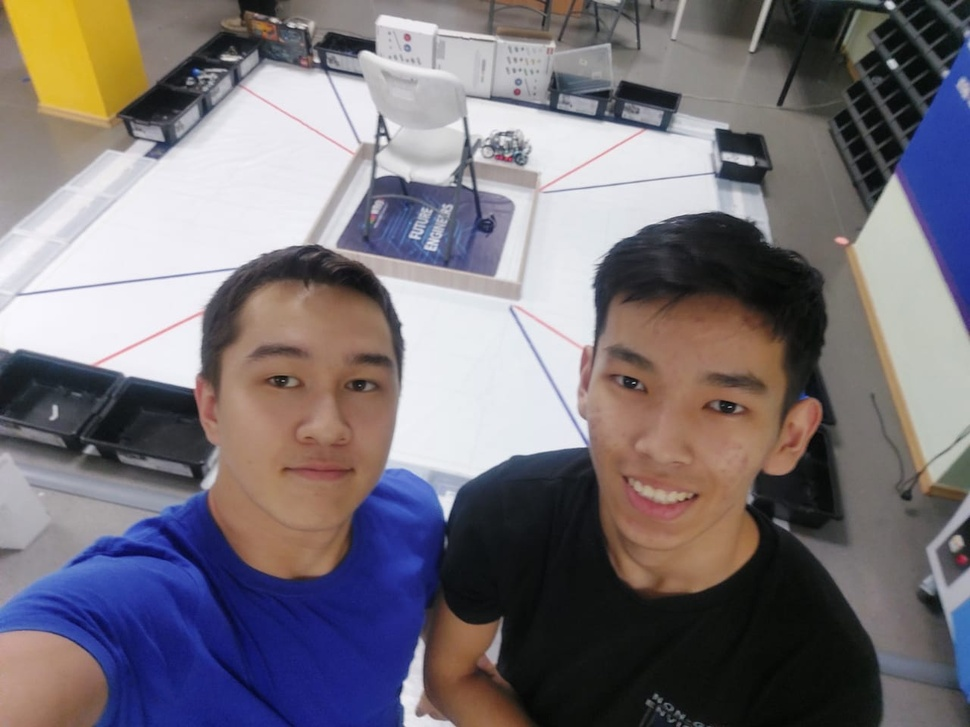
#> input picture WhatsApp Image 2023-08-20 at 21.27.57.jpeg, 970 x 727 px, shrunk from 1280 x 960 before the run, given in place of the camera
$ python main.py
#> lines starting #> are read from the running program, lines starting #| are printed output that depends on the picture; after the words box and inside, x2 and y2 are one past the last pixel; in counts of white or black regions, pixels touching at a corner belong together
import numpy as np
import cv2

# Capturing video through webcam
webcam = cv2.VideoCapture(0)

# Start a while loop
while True:
    # Reading the video from the webcam in image frames
    ret, imageFrame = webcam.read()
#> imageFrame is the input picture: shape (727, 970, 3); mean B, G, R 120.5, 114.1, 120.1

    if not ret:
        print("Error: Could not read frame.")
        break

    # Convert the imageFrame to HSV color space
    hsvFrame = cv2.cvtColor(imageFrame, cv2.COLOR_BGR2HSV)
#> hsvFrame: shape (727, 970, 3); mean H, S, V 77.4, 61.5, 135.3

    # Define color ranges for red and green
    red_lower = np.array([136, 87, 111], np.uint8)
    red_upper = np.array([180, 255, 255], np.uint8)
    green_lower = np.array([25, 52, 72], np.uint8)
    green_upper = np.array([102, 255, 255], np.uint8)

    # Create masks for red and green regions
    red_mask = cv2.inRange(hsvFrame, red_lower, red_upper)
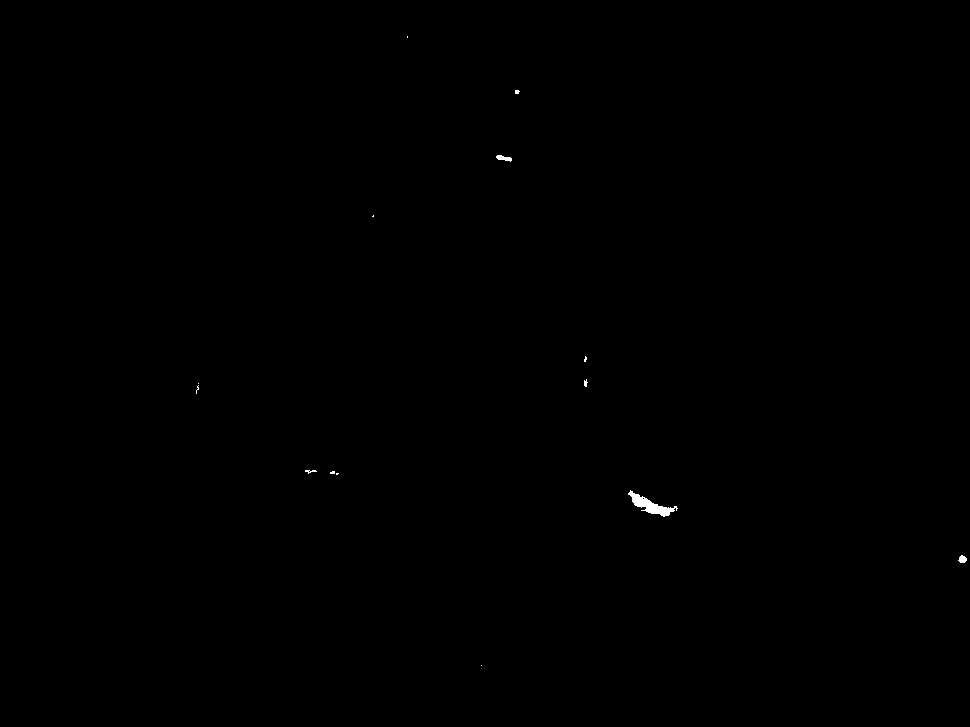
#> red_mask: shape (727, 970); 0.1% white; 14 white regions (9 under 20 px), largest, box (x1, y1, x2, y2) and area: (628, 490, 678, 517) 453, (496, 155, 512, 162) 65, (958, 555, 967, 563) 51, (305, 470, 317, 474) 24, (584, 379, 588, 387) 21
    green_mask = cv2.inRange(hsvFrame, green_lower, green_upper)
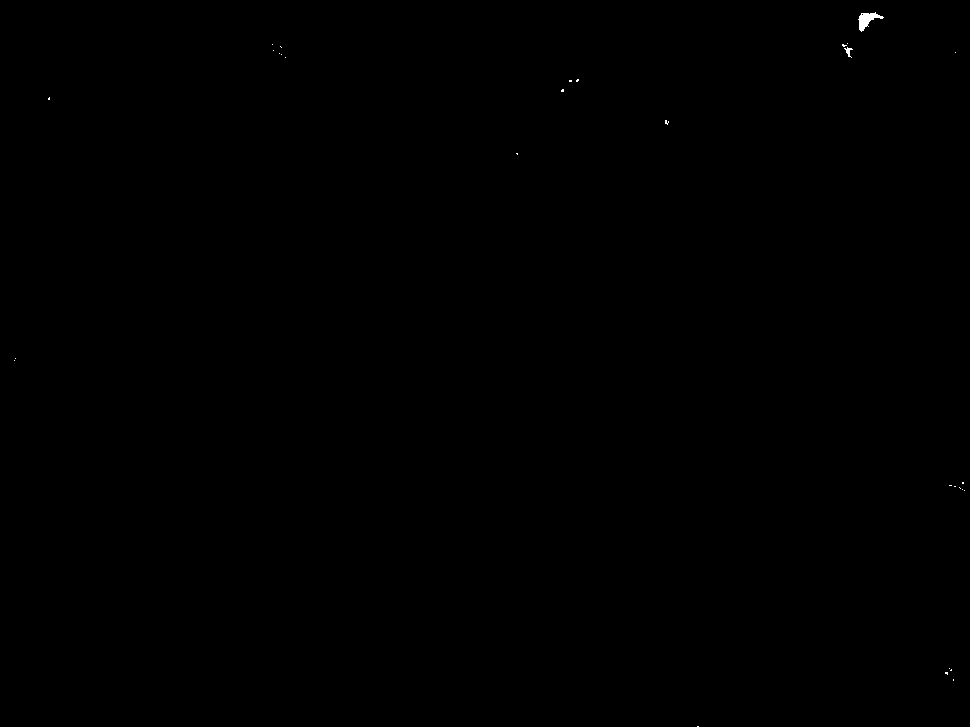
#> green_mask: shape (727, 970); 0.05% white; 30 white regions (28 under 20 px)

    # Split the frame into two halves vertically
    height, width, _ = imageFrame.shape
    left_half = imageFrame[:, :width // 2]
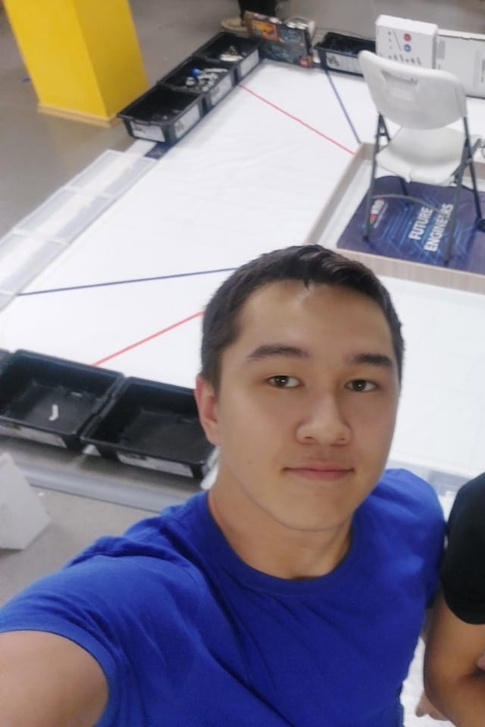
#> left_half: shape (727, 485, 3); mean B, G, R 142.2, 129.4, 136.1
    right_half = imageFrame[:, width // 2:]
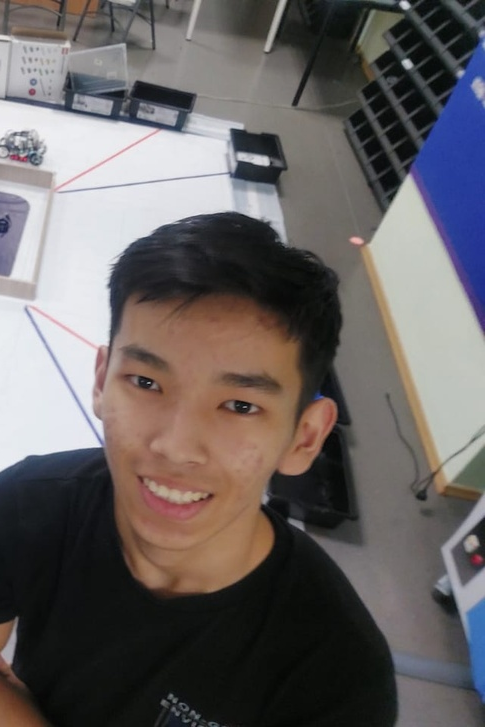
#> right_half: shape (727, 485, 3); mean B, G, R 98.8, 98.8, 104

    # Apply masks to frames
    red_region_left = cv2.bitwise_and(left_half, left_half, mask=red_mask[:, :width // 2])
    green_region_left = cv2.bitwise_and(left_half, left_half, mask=green_mask[:, :width // 2])
    red_region_right = cv2.bitwise_and(right_half, right_half, mask=red_mask[:, width // 2:])
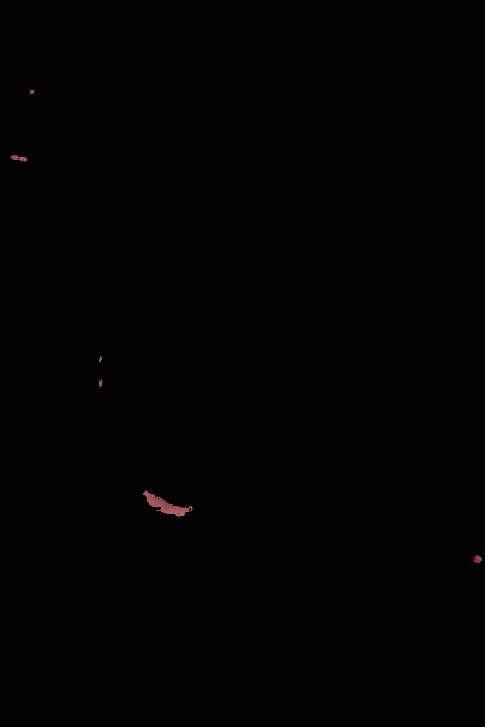
#> red_region_right: shape (727, 485, 3); mean B, G, R 0.2, 0.1, 0.3
    green_region_right = cv2.bitwise_and(right_half, right_half, mask=green_mask[:, width // 2:])

    # Find contours and draw rectangles for detected colors on the left half
    contours, _ = cv2.findContours(cv2.cvtColor(red_region_left, cv2.COLOR_BGR2GRAY), cv2.RETR_EXTERNAL, cv2.CHAIN_APPROX_SIMPLE)
#> contours = 8 contours, all with area under 20
    for contour in contours:
        if cv2.contourArea(contour) > 100:
            x, y, w, h = cv2.boundingRect(contour)
            cv2.rectangle(left_half, (x, y), (x + w, y + h), (0, 0, 255), 2)
            cv2.putText(left_half, "Red", (x, y - 10), cv2.FONT_HERSHEY_SIMPLEX, 0.5, (0, 0, 255), 2)
#> this loop made 8 passes
#> contour on passes 1, 2, 6, 7, 8: [[481, 665]], [[336, 473], [336, 474], [337, 474], [338, 473]], [[198, 383]], [[373, 215], [372, 216], [373, 216]], [[407, 36], [407, 37]]

    contours, _ = cv2.findContours(cv2.cvtColor(green_region_left, cv2.COLOR_BGR2GRAY), cv2.RETR_EXTERNAL, cv2.CHAIN_APPROX_SIMPLE)
#> contours = 9 contours, all with area under 20
    for contour in contours:
        if cv2.contourArea(contour) > 100:
            x, y, w, h = cv2.boundingRect(contour)
            cv2.rectangle(left_half, (x, y), (x + w, y + h), (0, 255, 0), 2)
            cv2.putText(left_half, "Green", (x, y - 10), cv2.FONT_HERSHEY_SIMPLEX, 0.5, (0, 255, 0), 2)
#> this loop made 9 passes
#> contour on passes 1 to 8: [[14, 360]], [[15, 358]], [[49, 97], [48, 98], [48, 99], [49, 99]], [[285, 57]], [[281, 54]], [[279, 53]], [[273, 50]], [[280, 46], [281, 47]]

    # Find contours and draw rectangles for detected colors on the right half
    contours, _ = cv2.findContours(cv2.cvtColor(red_region_right, cv2.COLOR_BGR2GRAY), cv2.RETR_EXTERNAL, cv2.CHAIN_APPROX_SIMPLE)
#> contours = 6 contours, 3 with area under 20; largest, box (x1, y1, x2, y2) and area: (143, 490, 193, 517) 389, (11, 155, 27, 162) 48, (473, 555, 482, 563) 40
    for contour in contours:
        if cv2.contourArea(contour) > 100:
            x, y, w, h = cv2.boundingRect(contour)
            cv2.rectangle(right_half, (x, y), (x + w, y + h), (0, 0, 255), 2)
            cv2.putText(right_half, "Red", (x, y - 10), cv2.FONT_HERSHEY_SIMPLEX, 0.5, (0, 0, 255), 2)
#> this loop made 6 passes
#> (x, y, w, h) on pass 2: (143, 490, 50, 27)
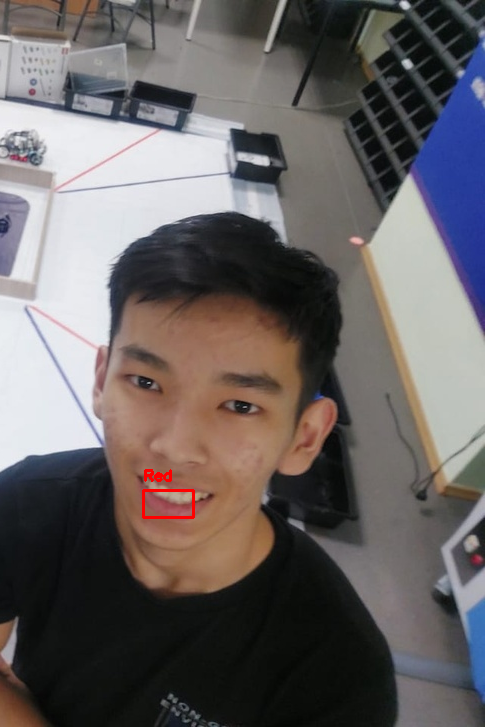
#> right_half: shape (727, 485, 3); 0.2% of pixels changed, all inside (x1, y1, x2, y2) = (142, 469, 195, 519)

    contours, _ = cv2.findContours(cv2.cvtColor(green_region_right, cv2.COLOR_BGR2GRAY), cv2.RETR_EXTERNAL, cv2.CHAIN_APPROX_SIMPLE)
#> contours = 21 contours, 19 with area under 20; largest, box (x1, y1, x2, y2) and area: (373, 12, 399, 32) 191, (359, 47, 368, 58) 23
    for contour in contours:
        if cv2.contourArea(contour) > 100:
            x, y, w, h = cv2.boundingRect(contour)
            cv2.rectangle(right_half, (x, y), (x + w, y + h), (0, 255, 0), 2)
            cv2.putText(right_half, "Green", (x, y - 10), cv2.FONT_HERSHEY_SIMPLEX, 0.5, (0, 255, 0), 2)
#> this loop made 21 passes
#> (x, y, w, h) on pass 21: (373, 12, 26, 20)
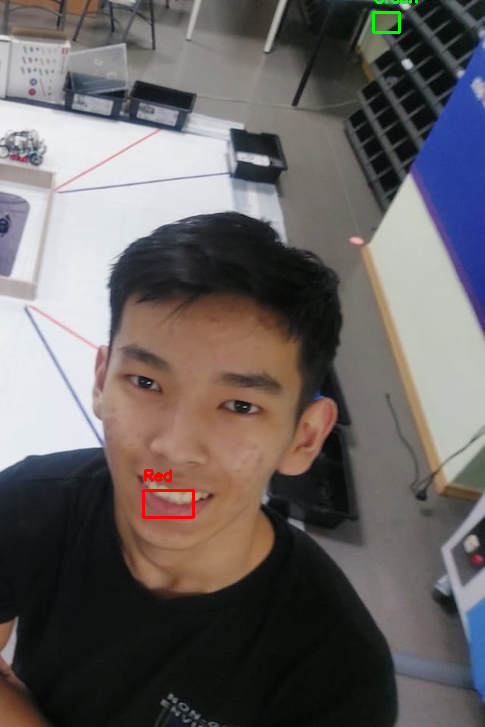
#> right_half: shape (727, 485, 3); 0.11% of pixels changed, all inside (x1, y1, x2, y2) = (372, 0, 418, 34)

    # Display the frames with designated colors
    cv2.imshow("Left Half", left_half)
    cv2.imshow("Right Half", right_half)

$ run again, on back.jpeg
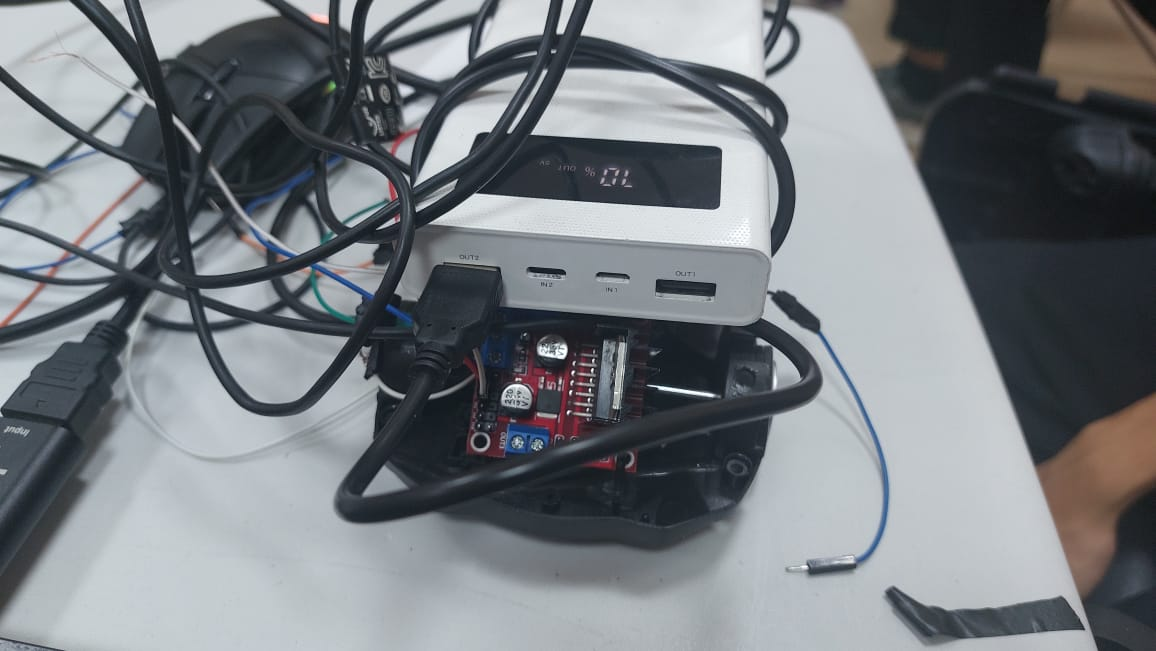
#> input picture back.jpeg, 1156 x 651 px, given in place of the camera
#> imageFrame is the input picture: shape (651, 1156, 3); mean B, G, R 129.1, 124.3, 119.5
#> hsvFrame: shape (651, 1156, 3); mean H, S, V 100.7, 37, 130.9
#> `red_mask = cv2.inRange(hsvFrame, red_lower, red_upper)`:
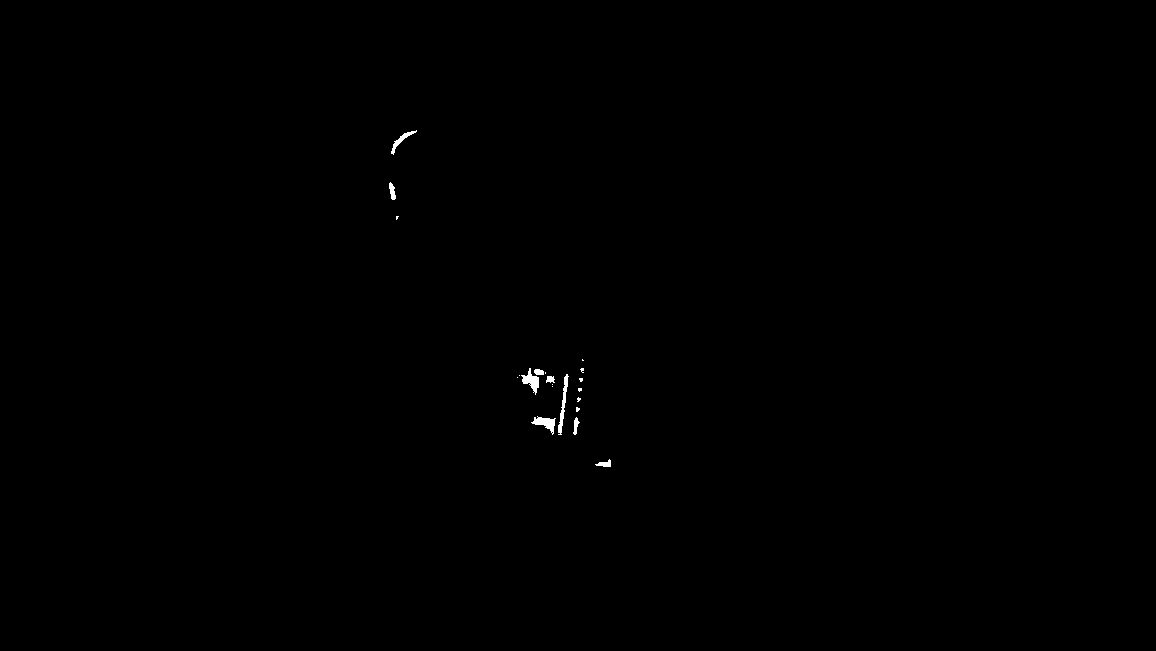
#> red_mask: shape (651, 1156); 0.15% white; 21 white regions (12 under 20 px), largest, box (x1, y1, x2, y2) and area: (558, 374, 569, 435) 214, (521, 368, 539, 395) 211, (531, 416, 556, 435) 206
#> green_mask: shape (651, 1156); 0.3% white; 183 white regions (162 under 20 px)
#> `contours, _ = cv2.findContours(cv2.cvtColor(red_region_left, cv2.COLOR..`: contours = 17 contours, 9 with area under 20; largest, box (x1, y1, x2, y2) and area: (521, 368, 539, 395) 174, (531, 416, 556, 435) 170, (558, 374, 569, 435) 150, (391, 130, 417, 155) 103, (389, 182, 396, 200) 60, (573, 417, 578, 435) 42, (534, 369, 544, 375) 38, (546, 376, 555, 383) 34
#> the loop `for contour in contours:` made 17 passes
#> (x, y, w, h) on passes 2, 11, 14, 17: (531, 416, 25, 19), (558, 374, 11, 61), (521, 368, 18, 27), (391, 130, 26, 25)
#> `contours, _ = cv2.findContours(cv2.cvtColor(green_region_left, cv2.COL..`: contours = 154 contours, 144 with area under 20; largest, box (x1, y1, x2, y2) and area: (308, 268, 357, 324) 416, (341, 200, 389, 225) 168, (320, 229, 334, 247) 132, (57, 345, 80, 352) 103, (326, 80, 336, 93) 76
#> the loop `for contour in contours:` made 154 passes
#> (x, y, w, h) on passes 23, 57, 73, 91: (57, 345, 23, 7), (308, 268, 49, 56), (320, 229, 14, 18), (341, 200, 48, 25)
#> after the loop `for contour in contours:`:
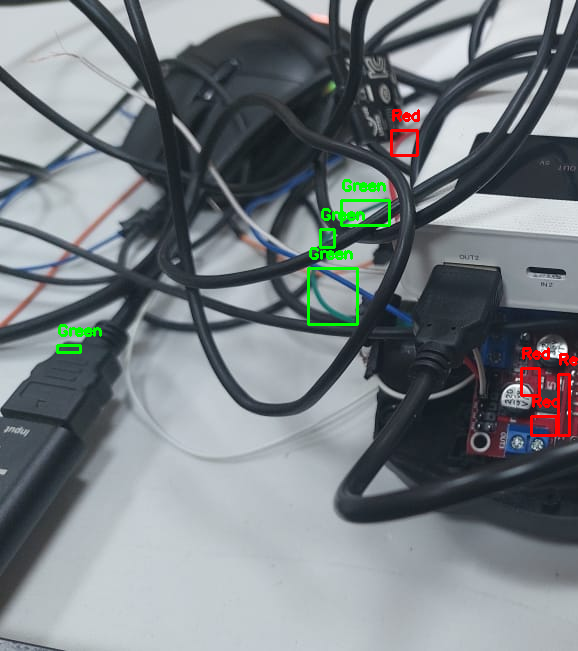
#> left_half: shape (651, 578, 3); mean B, G, R 130.4, 126.2, 119.5
#> `contours, _ = cv2.findContours(cv2.cvtColor(red_region_right, cv2.COLO..`: contours = 8 contours, 7 with area under 20; largest, box (x1, y1, x2, y2) and area: (17, 459, 33, 467) 52
#> the loop `for contour in contours:` made 8 passes
#> contour on passes 2, 3, 8: [[0, 421], [0, 423], [1, 422]], [[0, 408], [0, 410], [1, 409], [1, 408]], [[4, 359], [4, 360], [5, 360]]
#> `contours, _ = cv2.findContours(cv2.cvtColor(green_region_right, cv2.CO..`: contours = 29 contours, all with area under 20
#> the loop `for contour in contours:` made 29 passes
#> contour on passes 1, 4, 6, 7, 8, 9, 12, 13: [[234, 573]], [[7, 447], [8, 447]], [[298, 433], [298, 434]], [[25, 416]], [[28, 409], [28, 415], [27, 416], [28, 416]], [[156, 396], [156, 398]], [[172, 391]], [[81, 390]]
